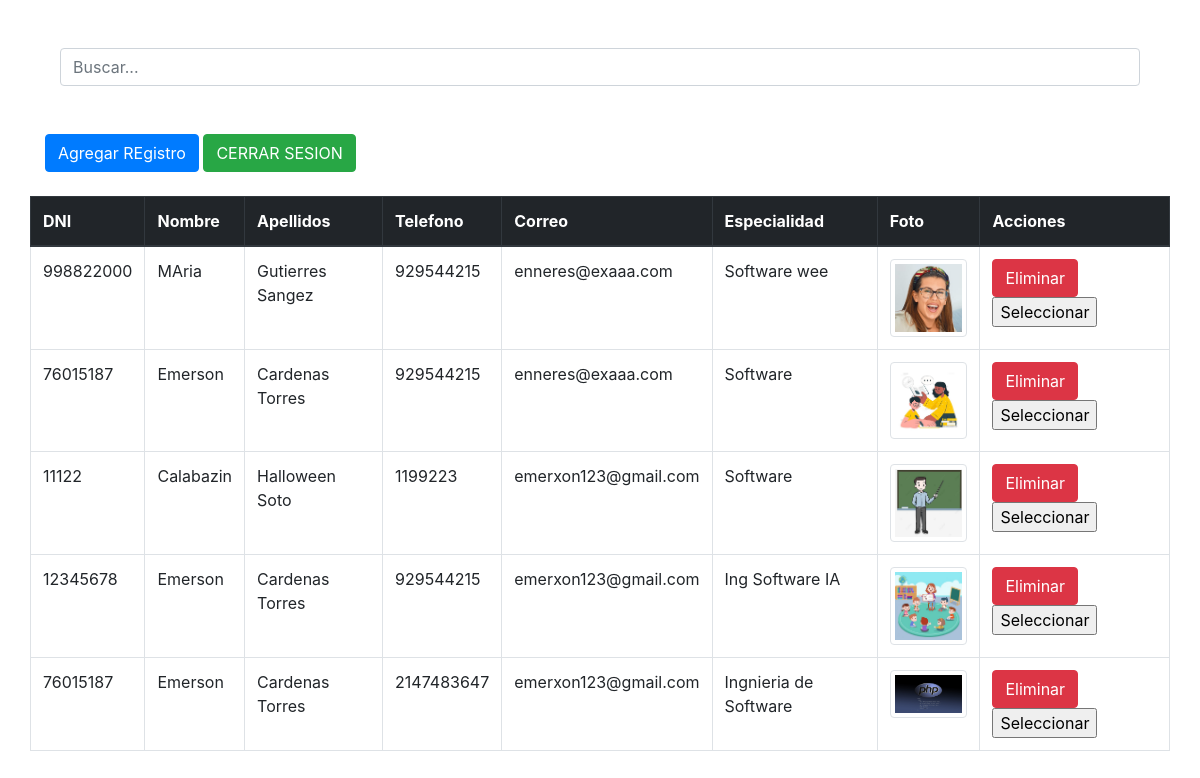
Page /administrador/CRUD2/index.php (signed in) on the committed database.
### tables this page shows
CREATE TABLE `registro_profesores` (
  `id` int(11) NOT NULL,
  `DNI` int(11) NOT NULL,
  `nombre` varchar(255) NOT NULL,
  `apellidos` varchar(255) NOT NULL,
  `telefono` int(11) NOT NULL,
  `correo` varchar(255) NOT NULL,
  `curso` varchar(255) NOT NULL,
  `foto` varchar(255) NOT NULL,
  `contrasenia` varchar(255) NOT NULL,
  `confirmarContrasenia` varchar(255) NOT NULL
);

### administrador/CRUD2/registro.php (called while the page is built, shortened)
<?php
    include "Conexion/conexion.php";
        $sentencia = $pdo -> prepare("SELECT * FROM registro_profesores");
        $sentencia -> execute();
        $listaEmpleados = $sentencia -> fetchAll(PDO::FETCH_ASSOC);
?>

### administrador/CRUD2/index.php (the view, shortened to what this page needs)
<?php
    require "registro.php";
?>
<!DOCTYPE html>
<html lang="en">
<head>
    <link rel="stylesheet" href="https://cdn.jsdelivr.net/npm/bootstrap@4.0.0/dist/css/bootstrap.min.css">
</head>
<body>
    <div class="container">
    <br><br>
    <div class="container-fluid">
            <form action="" class="d-flex">
                <br>
                <input type="text" class="form-control me-2 light-table-filter" data-table="table_id" placeholder="Buscar...">
                <br>
            </form>
        </div>
    <br><br>
        <form action="" method="POST" enctype="multipart/form-data">
        <button type="button" class="btn btn-primary" data-toggle="modal" data-target="#exampleModal">
            Agregar REgistro
        </button>
        <a href="../controlador/controlador_cerrar_sesion.php" class="btn btn-success">CERRAR SESION</a>
        <br><br>
        </form>
        <div class="row">
            <table class="table table-hover table-bordered light-table-filter table_id">
                <thead class="thead-dark">
                    <tr>
                        <th>DNI</th>
                        <th>Nombre</th>
                        <th>Apellidos</th>
                        <th>Telefono</th>
                        <th>Correo</th>
                        <th>Especialidad</th>
                        <th>Foto</th>
                        <th>Acciones</th>
                    </tr>
                </thead>
                <?php foreach($listaEmpleados as $empleado){  ?>
                        <tr>
                            <td><?php echo $empleado['DNI']; ?></td>
                            <td><?php echo $empleado['nombre']; ?></td>
                            <td><?php echo $empleado['apellidos']; ?></td>
                            <td><?php echo $empleado['telefono']; ?></td>
                            <td><?php echo $empleado['correo']; ?></td>
                            <td><?php echo $empleado['curso']; ?></td>
                            <td><img class="img-thumbnail" width="100px" src="img/<?php echo $empleado['foto']; ?>"></td>
                            <td>
                                <form action="" method="POST">
                                    <button value="btn3Eliminar"  type="submit" name="accion" class="btn btn-danger">Eliminar</button>
                                    <input type="submit" value="Seleccionar" name="accion">
                                </form>
                            </td>
                        </tr>
                <?php } ?>
            </table>
        </div>
    </div>
</body>
</html>

### rows in the picture
registro_profesores: DNI "998822000", nombre "MAria", apellidos "Gutierres Sangez", telefono "929544215", correo "enneres@exaaa.com", curso "Software wee", foto (picture)
registro_profesores: DNI "76015187", nombre "Emerson", apellidos "Cardenas Torres", telefono "929544215", correo "enneres@exaaa.com", curso "Software", foto (picture)
registro_profesores: DNI "11122", nombre "Calabazin", apellidos "Halloween Soto", telefono "1199223", correo "emerxon123@gmail.com", curso "Software", foto (picture)
registro_profesores: DNI "12345678", nombre "Emerson", apellidos "Cardenas Torres", telefono "929544215", correo "emerxon123@gmail.com", curso "Ing Software IA", foto (picture)
registro_profesores: DNI "76015187", nombre "Emerson", apellidos "Cardenas Torres", telefono "2147483647", correo "emerxon123@gmail.com", curso "Ingnieria de Software", foto (picture)
